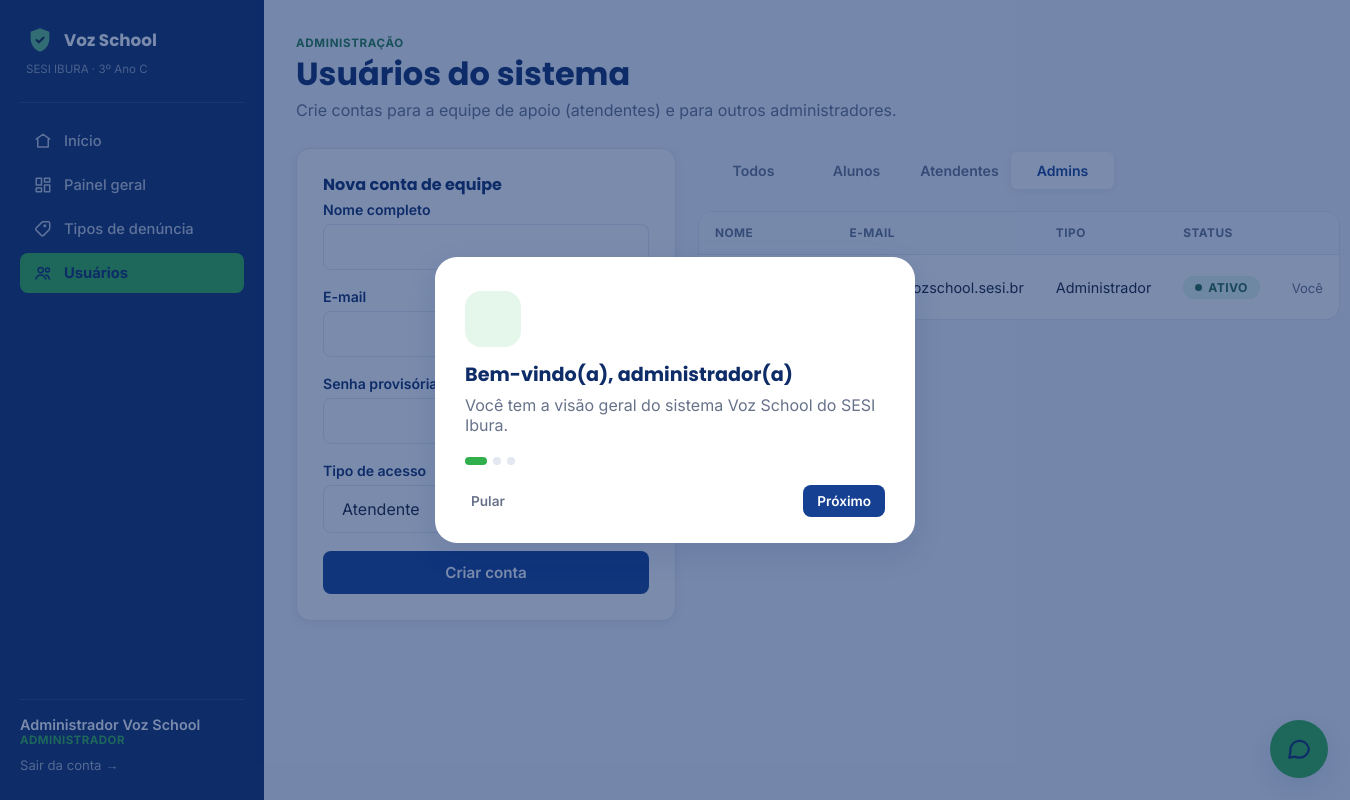
The app's page /admin_usuarios.php?tipo=3 (signed in) with its own data.
### tables this page shows
CREATE TABLE usuarios (
    id INT AUTO_INCREMENT PRIMARY KEY,
    nome VARCHAR(120) NOT NULL,
    email VARCHAR(150) NOT NULL UNIQUE,
    senha VARCHAR(255) NOT NULL,
    turma VARCHAR(40) DEFAULT NULL,
    tipo_usuario TINYINT NOT NULL DEFAULT 1,
    ativo TINYINT(1) NOT NULL DEFAULT 1,
    criado_em DATETIME NOT NULL DEFAULT CURRENT_TIMESTAMP
);

### includes/auth.php (called while the page is built, shortened)
<?php
function estaLogado(): bool
{
    return isset($_SESSION['usuario_id']);
}
function usuarioLogado(): ?array
{
    return [
        'id'    => $_SESSION['usuario_id'],
        'nome'  => $_SESSION['usuario_nome'],
        'email' => $_SESSION['usuario_email'],
        'tipo'  => (int) $_SESSION['usuario_tipo'],
        'tutorial_visto' => (int) ($_SESSION['usuario_tutorial_visto'] ?? 0),
    ];
}
function nomeTipoUsuario(int $tipo): string
{
    return match ($tipo) {
        1 => 'Denunciante',
        2 => 'Atendente',
        3 => 'Administrador',
        default => 'Desconhecido',
    };
}

### admin_usuarios.php (the view, shortened to what this page needs)
<?php
require_once __DIR__ . '/includes/auth.php';
require_once __DIR__ . '/includes/header.php';
$pdo = getConexao();
$csrf = tokenCsrf();
$filtro = $_GET['tipo'] ?? 'todos';
$sql = 'SELECT * FROM usuarios';
$params = [];
if (in_array($filtro, ['1', '2', '3'], true)) {
    $sql .= ' WHERE tipo_usuario = ?';
    $params[] = $filtro;
}
$sql .= ' ORDER BY tipo_usuario, nome';
$stmt = $pdo->prepare($sql);
$stmt->execute($params);
$usuarios = $stmt->fetchAll();
?>
<div class="page-head">
  <div>
    <span class="eyebrow">Administração</span>
    <h1>Usuários do sistema</h1>
    <p class="mb-0">Crie contas para a equipe de apoio (atendentes) e para outros administradores.</p>
  </div>
</div>
<div class="detail-grid" style="grid-template-columns: 380px 1fr;">
  <div class="card">
    <h2 style="font-size:1rem;">Nova conta de equipe</h2>
    <form method="POST" action="process_usuario.php">
      <div class="field">
        <label for="nome">Nome completo</label>
        <input type="text" id="nome" name="nome" required>
      </div>
      <div class="field">
        <label for="email">E-mail</label>
      </div>
      <div class="field">
        <label for="senha">Senha provisória</label>
      </div>
      <div class="field">
        <label for="tipo_usuario">Tipo de acesso</label>
      </div>
      <button type="submit" class="btn btn-primary btn-block">Criar conta</button>
    </form>
  </div>
  <div>
    <div class="auth-tabs" style="max-width:420px;margin-bottom:18px;">
      <a href="?tipo=todos" class="<?= $filtro === 'todos' ? 'active' : '' ?>">Todos</a>
      <a href="?tipo=1" class="<?= $filtro === '1' ? 'active' : '' ?>">Alunos</a>
      <a href="?tipo=2" class="<?= $filtro === '2' ? 'active' : '' ?>">Atendentes</a>
      <a href="?tipo=3" class="<?= $filtro === '3' ? 'active' : '' ?>">Admins</a>
    </div>
    <div class="table-wrap">
      <table>
        <thead><tr><th>Nome</th><th>E-mail</th><th>Tipo</th><th>Status</th><th></th></tr></thead>
        <tbody>
        <?php foreach ($usuarios as $u): ?>
          <tr>
            <td><?= htmlspecialchars($u['nome']) ?><?= $u['turma'] ? '<br><span class="small text-muted">'.htmlspecialchars($u['turma']).'</span>' : '' ?></td>
            <td><?= htmlspecialchars($u['email']) ?></td>
            <td><?= nomeTipoUsuario((int) $u['tipo_usuario']) ?></td>
            <td><span class="pill <?= $u['ativo'] ? 'pill-resolvida' : 'pill-arquivada' ?>"><?= $u['ativo'] ? 'Ativo' : 'Inativo' ?></span></td>
            <td>
              <?php if ((int) $u['id'] !== (int) $usuario['id']): ?>
                <form method="POST" action="process_usuario.php">
                  <input type="hidden" name="csrf_token" value="<?= $csrf ?>">
                  <input type="hidden" name="acao" value="alternar_status">
                  <input type="hidden" name="id" value="<?= $u['id'] ?>">
                  <button type="submit" class="btn btn-sm btn-outline"><?= $u['ativo'] ? 'Desativar' : 'Ativar' ?></button>
                </form>
              <?php else: ?>
                <span class="small text-muted">Você</span>
              <?php endif; ?>
            </td>
          </tr>
        <?php endforeach; ?>
        </tbody>
      </table>
    </div>
  </div>
</div>
<?php require_once __DIR__ . '/includes/footer.php'; ?>

### css/style.css (style rules this page uses)
:root { --color-primary: #164092; --color-primary-dark: #0E2C68; --color-primary-light: #2954B0; --color-accent: #31AF4B; --color-accent-dark: #227C48; --color-accent-soft: #E5F6EA; --color-teal: #10768C; --color-teal-light: #3FBDBC; --color-teal-soft: #E3F6F5; --color-orange: #EEB331; --color-orange-soft: #FDF2DE; --color-cream: #F5E6CF; --bg: #F3F6FB; --surface: #FFFFFF; --text: #172033; --text-muted: #67728A; --border: #E2E7F0; --danger: #CD4036; --danger-soft: #FBE8E6; --warning: var(--color-orange); --warning-soft: var(--color-orange-soft); --info: var(--color-teal-light); --info-soft: var(--color-teal-soft); --success: var(--color-accent-dark); --success-soft: var(--color-accent-soft); --radius-sm: 8px; --radius-md: 14px; --radius-lg: 22px; --shadow-sm: 0 2px 8px rgba(14, 44, 104, 0.07); --shadow-md: 0 10px 30px rgba(14, 44, 104, 0.12); --font-display: 'Poppins', sans-serif; --font-body: 'Inter', sans-serif; --sidebar-w: 264px; }
* { box-sizing: border-box; }
html, body { margin: 0; padding: 0; background: var(--bg); color: var(--text); font-family: var(--font-body); -webkit-font-smoothing: antialiased; }
h1, h2, h3, h4 { font-family: var(--font-display); color: var(--color-primary-dark); margin: 0 0 6px; line-height: 1.25; }
p { margin: 0 0 12px; color: var(--text-muted); }
a { color: var(--color-primary); text-decoration: none; }
button, input, select, textarea { font-family: inherit; font-size: 1rem; }
.btn { display: inline-flex; align-items: center; justify-content: center; gap: 8px; padding: 12px 20px; border-radius: var(--radius-sm); border: none; font-weight: 600; font-size: 0.95rem; cursor: pointer; transition: transform .12s ease, box-shadow .12s ease, background .12s ease; text-decoration: none; }
.btn-primary { background: var(--color-primary); color: #fff; }
.btn-block { width: 100%; }
.field { margin-bottom: 18px; }
.field label { display: block; font-weight: 600; font-size: 0.88rem; color: var(--color-primary-dark); margin-bottom: 6px; }
.field input[type="text"], .field input[type="email"], .field input[type="password"], .field input[type="date"], .field select, .field textarea { width: 100%; padding: 12px 14px; border: 1.5px solid var(--border); border-radius: var(--radius-sm); background: var(--surface); color: var(--text); transition: border-color .12s ease, box-shadow .12s ease; }
.pill { display: inline-flex; align-items: center; gap: 6px; padding: 4px 12px; border-radius: 999px; font-size: 0.76rem; font-weight: 700; text-transform: uppercase; letter-spacing: .03em; }
.pill::before { content: ''; width: 7px; height: 7px; border-radius: 50%; background: currentColor; }
.pill-resolvida { background: var(--success-soft); color: #256B45; }
.auth-tabs { display: flex; background: var(--bg); border-radius: var(--radius-sm); padding: 4px; margin-bottom: 26px; }
.auth-tabs a { flex: 1; text-align: center; padding: 10px; border-radius: 6px; font-weight: 600; font-size: 0.88rem; color: var(--text-muted); }
.auth-tabs a.active { background: var(--surface); color: var(--color-primary); box-shadow: var(--shadow-sm); }
.page-head { display: flex; align-items: flex-end; justify-content: space-between; flex-wrap: wrap; gap: 14px; margin-bottom: 28px; }
.page-head .eyebrow { text-transform: uppercase; letter-spacing: .06em; font-size: 0.72rem; font-weight: 700; color: var(--color-accent-dark); margin-bottom: 4px; display: block; }
.card { background: var(--surface); border-radius: var(--radius-md); border: 1px solid var(--border); box-shadow: var(--shadow-sm); padding: 26px; }
.table-wrap { overflow-x: auto; border-radius: var(--radius-md); border: 1px solid var(--border); background: var(--surface); }
table { width: 100%; border-collapse: collapse; min-width: 640px; }
thead th { text-align: left; font-size: 0.74rem; text-transform: uppercase; letter-spacing: .04em; color: var(--text-muted); background: #F8FAFD; padding: 14px 16px; border-bottom: 1px solid var(--border); }
tbody td { padding: 15px 16px; border-bottom: 1px solid var(--border); font-size: 0.9rem; vertical-align: middle; }
tbody tr:last-child td { border-bottom: none; }
.detail-grid { display: grid; grid-template-columns: 2fr 1fr; gap: 22px; align-items: start; }
.mb-0 { margin-bottom: 0 !important; }
.text-muted { color: var(--text-muted); }
.small { font-size: 0.82rem; }

### records on screen
usuarios: email "admin@vozschool.sesi.br", tipo_usuario "Administrador", ativo "ATIVO", shows "Você"

### other values on screen
$p['titulo'] "Bem-vindo(a), administrador(a)"
$p['texto'] "Você tem a visão geral do sistema Voz School do SESI Ibura."
$usuario['nome'] "Administrador Voz School"
nomeTipoUsuario($usuario['tipo']) "ADMINISTRADOR"
